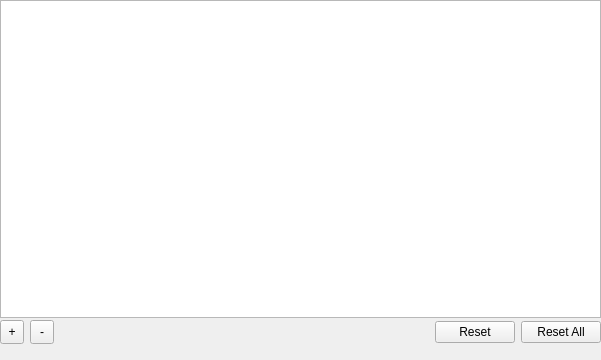
<?xml version="1.0" encoding="UTF-8"?>
<ui version="4.0">
 <class>EnvironmentEditor</class>
 <widget class="QWidget" name="EnvironmentEditor">
  <property name="geometry">
   <rect>
    <x>0</x>
    <y>0</y>
    <width>601</width>
    <height>360</height>
   </rect>
  </property>
  <property name="windowTitle">
   <string>Form</string>
  </property>
  <layout class="QVBoxLayout" name="verticalLayout">
   <property name="spacing">
    <number>2</number>
   </property>
   <property name="leftMargin">
    <number>0</number>
   </property>
   <property name="topMargin">
    <number>0</number>
   </property>
   <property name="rightMargin">
    <number>0</number>
   </property>
   <property name="bottomMargin">
    <number>0</number>
   </property>
   <item>
    <widget class="StyledTreeView" name="variablesView">
     <property name="enabled">
      <bool>true</bool>
     </property>
     <property name="alternatingRowColors">
      <bool>true</bool>
     </property>
     <property name="rootIsDecorated">
      <bool>false</bool>
     </property>
     <property name="itemsExpandable">
      <bool>false</bool>
     </property>
     <property name="sortingEnabled">
      <bool>true</bool>
     </property>
     <attribute name="headerShowSortIndicator" stdset="0">
      <bool>true</bool>
     </attribute>
    </widget>
   </item>
   <item>
    <layout class="QHBoxLayout" name="horizontalLayout">
     <property name="spacing">
      <number>6</number>
     </property>
     <item>
      <widget class="QToolButton" name="addVariableButton">
       <property name="minimumSize">
        <size>
         <width>24</width>
         <height>24</height>
        </size>
       </property>
       <property name="maximumSize">
        <size>
         <width>24</width>
         <height>24</height>
        </size>
       </property>
       <property name="text">
        <string>+</string>
       </property>
      </widget>
     </item>
     <item>
      <widget class="QToolButton" name="removeVariableButton">
       <property name="minimumSize">
        <size>
         <width>24</width>
         <height>24</height>
        </size>
       </property>
       <property name="maximumSize">
        <size>
         <width>24</width>
         <height>24</height>
        </size>
       </property>
       <property name="text">
        <string>-</string>
       </property>
      </widget>
     </item>
     <item>
      <spacer name="horizontalSpacer">
       <property name="orientation">
        <enum>Qt::Horizontal</enum>
       </property>
       <property name="sizeHint" stdset="0">
        <size>
         <width>40</width>
         <height>20</height>
        </size>
       </property>
      </spacer>
     </item>
     <item>
      <widget class="QPushButton" name="resetVariableButton">
       <property name="text">
        <string>Reset</string>
       </property>
      </widget>
     </item>
     <item>
      <widget class="QPushButton" name="resetAllButton">
       <property name="text">
        <string>Reset All</string>
       </property>
      </widget>
     </item>
    </layout>
   </item>
   <item>
    <widget class="QLabel" name="infoLabel">
     <property name="text">
      <string/>
     </property>
     <property name="wordWrap">
      <bool>false</bool>
     </property>
    </widget>
   </item>
  </layout>
 </widget>
 <customwidgets>
  <customwidget>
   <class>StyledTreeView</class>
   <extends>QTreeView</extends>
   <header>FileWaveGuiLib/styledviews/styledtreeview.h</header>
  </customwidget>
 </customwidgets>
 <resources/>
 <connections/>
</ui>
